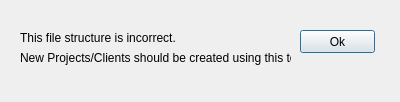
<?xml version="1.0" encoding="UTF-8"?>
<ui version="4.0">
 <class>Dialog</class>
 <widget class="QDialog" name="Dialog">
  <property name="geometry">
   <rect>
    <x>0</x>
    <y>0</y>
    <width>400</width>
    <height>102</height>
   </rect>
  </property>
  <property name="windowTitle">
   <string>File structure is incorrect.</string>
  </property>
  <property name="modal">
   <bool>true</bool>
  </property>
  <widget class="QPushButton" name="pb_discard">
   <property name="geometry">
    <rect>
     <x>300</x>
     <y>30</y>
     <width>75</width>
     <height>23</height>
    </rect>
   </property>
   <property name="text">
    <string>Ok</string>
   </property>
  </widget>
  <widget class="QLabel" name="label">
   <property name="geometry">
    <rect>
     <x>20</x>
     <y>30</y>
     <width>181</width>
     <height>16</height>
    </rect>
   </property>
   <property name="text">
    <string>This file structure is incorrect.</string>
   </property>
  </widget>
  <widget class="QLabel" name="label_2">
   <property name="geometry">
    <rect>
     <x>20</x>
     <y>50</y>
     <width>271</width>
     <height>16</height>
    </rect>
   </property>
   <property name="text">
    <string>New Projects/Clients should be created using this tool.</string>
   </property>
  </widget>
 </widget>
 <resources/>
 <connections/>
</ui>
